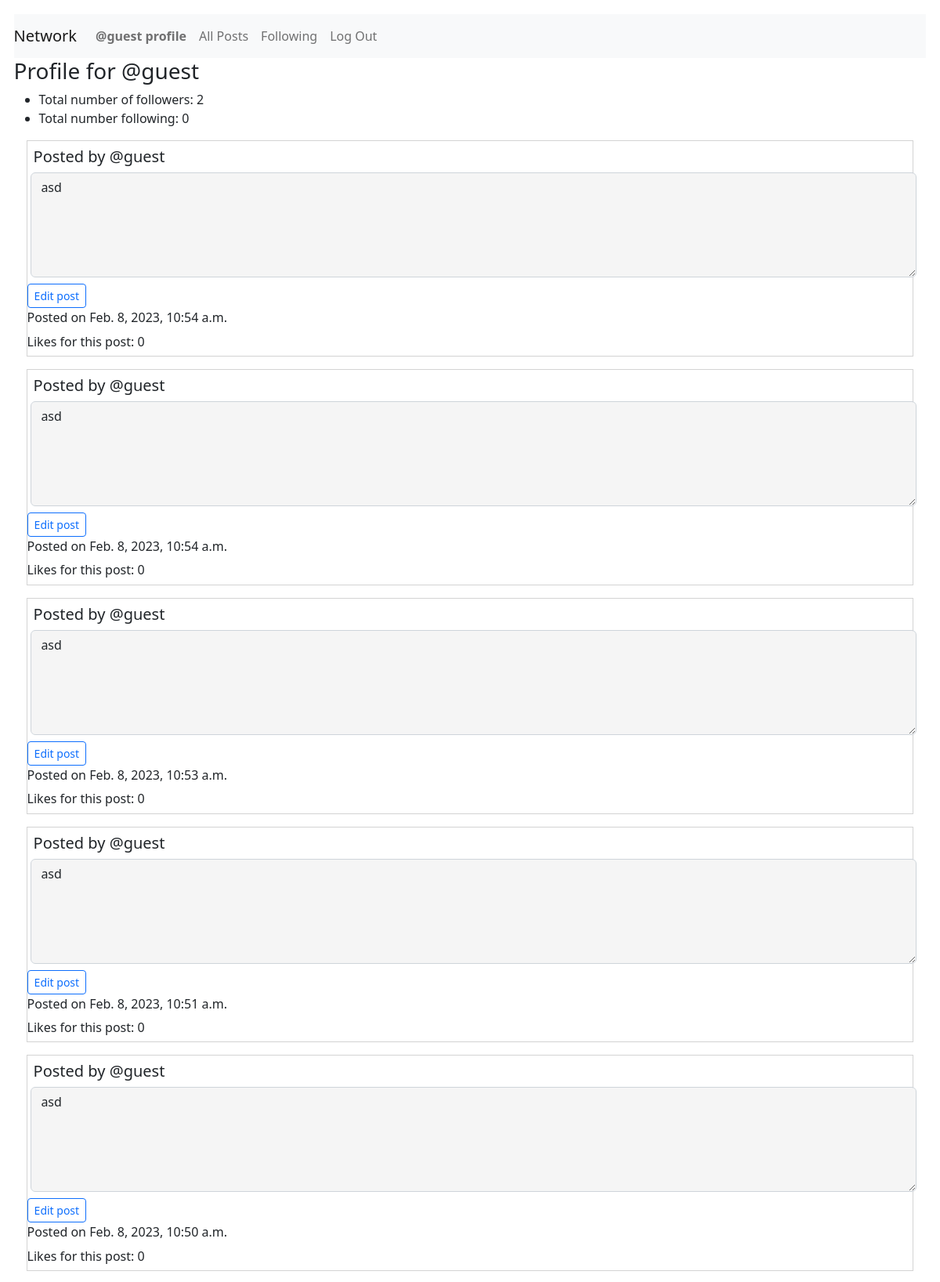
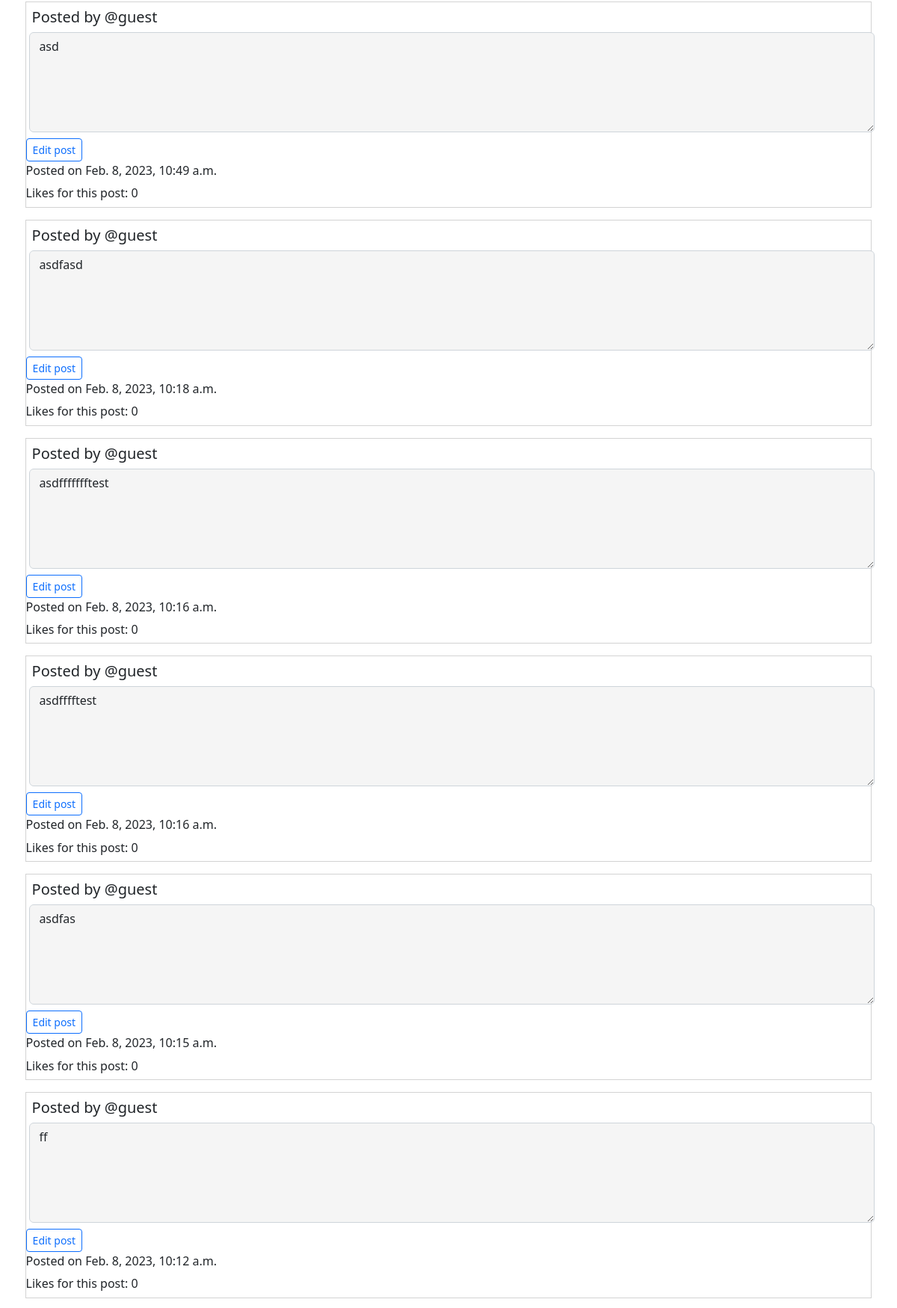
The page /profile/@guest (signed in, upper part) on the database its author committed (2 pictures, top to bottom).
### network/models.py (models this page shows, shortened)
class User(AbstractUser):
    pass
    def __str__(self) -> str:
        return f"User Name: {self.username} - User ID: {self.id}"

class Posts(models.Model):
    creator = models.ForeignKey(
        User, on_delete=models.PROTECT, related_name="get_creator", blank=False)
    content = models.TextField(max_length=600)
    createdDate = models.DateTimeField(auto_now_add=True)
    likedUser = models.ManyToManyField(
        User, blank=True, related_name="get_liked_users")
    numberLikes = models.IntegerField(blank=True, default=0)

### network/views.py (the view)
# urls.py: path("profile/<str:username>", views.getProfile, name="getProfile"),
@login_required
def getProfile(request, username):
    print("In getProfile")
    user_id = request.user.id
    user_name = request.user.username
    print(username)
    user = User.objects.get(username=username)
    print(user.id)
    profileUser = user.id
    try:
        isFollowing = getFollowingFlag(request, username)
    except:
        print("This user is following no one!")
        isFollowing = False
    try:
        posts = Posts.objects.filter(creator=profileUser)
        postsUser = posts.order_by('-createdDate')
        noListings = False
    except Posts.DoesNotExist:
        print("blah")
        noListings = True
    try:
        follow = Follow.objects.get(followUser=profileUser)
        followObject = True
    except:
        Follow.DoesNotExist
        followObject = False
    if followObject != False:
        countFollowers = follow.followers.all().count()
    else:
        countFollowers = 0
    if followObject == True:
        followers = follow.followers.all()
    if followObject == True:
        countFollowing = follow.following.all().count()
    else:
        countFollowing = 0
    if followObject == True:
        following = follow.following.all()
    if followObject == False:
        return render(request, "network/profile.html", {"noListings": noListings, "postings": postsUser, "countFollowers": countFollowers, "countFollowing": countFollowing, "isFollowing": isFollowing})
    else:
        return render(request, "network/profile.html", {"noListings": noListings, "postings": postsUser, "countFollowers": countFollowers, "countFollowing": countFollowing, "username": username, "isFollowing": isFollowing})

### network/views.py (called while the page is built, shortened)
@login_required
def getFollowingFlag(request, username):
    print("In getFollowingFlag")
    isFollowing = False
    userLoggedin = request.user
    print(userLoggedin)
    print(username)
    userID = User.objects.get(username=username)
    userIDNewFollowing = userID.id
    UserLoggedIn = Follow.objects.get(followUser=userLoggedin)
    user_id = request.user.id
    user_name = request.user.username
    try:
        follow = Follow.objects.get(followUser_id=user_id)
        followObject = True
    except Follow.DoesNotExist:
        print("This user has no folow objects!")
        followObject = False
    if followObject == True:
        followers = follow.followers.all()
    test = User.objects.get(username=username)
    if test == userLoggedin:
        isFollowing = None
        return isFollowing

### network/templates/network/profile.html (shortened to what this page needs)
{% extends "network/layout.html" %}
{% load static %}
{% block body %}
<div id="post-view">
    <h3>Profile for {{username}}</h3>
    <ul>
        <li>Total number of followers: {{countFollowers}}</li>
        <li>Total number following: {{countFollowing}}</li>
    </ul>
    <div>
        {% for post in postings %}
        <div class="post{{forloop.counter0}}">
            <h5 class="creator">Posted by {{post.creator.username}}</a></h5><textarea
                class="form-control content{{forloop.counter0}}" id="readonlyContent{{forloop.counter0}}" rows="5"
                readonly="true">{{post.content}}</textarea>
            {% if post.creator.username == user.username %}
            <button class="btn btn-sm btn-outline-primary edit{{forloop.counter0}}" id="editButton{{forloop.counter0}}"
                onclick="editPost('{{post.id}}')">Edit
                post</button>
            {% endif %}
            <p class="timestamp{{forloop.counter0}}">Posted on {{post.createdDate}}</p>
            <p class="numberLikes{{forloop.counter0}}">Likes for this post: {{post.numberLikes}}</p>
        </div>
        {% empty %}
        <h5>This user does not have any posts.</h5>
        {% endfor %}
        {% endblock %}

### network/templates/network/layout.html (shortened to what this page needs)
{% load static %}
<!DOCTYPE html>
<html lang="en">
<head>
    <link href="https://cdn.jsdelivr.net/npm/bootstrap@5.2.3/dist/css/bootstrap.min.css" rel="stylesheet">
    <link href="{% static 'network/styles.css' %}" rel="stylesheet">
</head>
<body>
    <nav class="navbar navbar-expand-lg navbar-light bg-light">
        <a class="navbar-brand" href="{% url 'index' %}">Network</a>
        <div>
            <ul class="navbar-nav mr-auto">
                {% if user.is_authenticated %}
                <li class="nav-item">
                    <a class="nav-link" id="djangoProfile" href="{% url 'getProfile' user.username %}"><strong>{{ user.username }} profile</strong></a>
                </li>
                <li class="nav-item">
                    <a class="nav-link" id="djangoAllPosts" href="{% url 'djangoAllPosts' %}">All Posts</a>
                </li>
                {% endif %}
                {% if user.is_authenticated %}
                <li class="nav-item">
                    <a class="nav-link" id="djangoFollowing" href="{% url 'getFollowing' %}">Following</a>
                </li>
                <li class="nav-item">
                    <a class="nav-link" href="{% url 'logout' %}">Log Out</a>
                </li>
                {% endif %}
            </ul>
        </div>
    </nav>
    <div class="body">
        {% block body %}
        {% endblock %}
    </div>
</body>
</html>

### network/static/network/styles.css (style rules this page uses)
body { margin: 1.1em; }
a { text-decoration: none; }
.form-control { margin: 0.3em; }
p { margin-bottom: 0.4rem; }
.creator { margin: 0.4em; }
[class*="post"] { margin: 1.0em; border-style: solid; border-width: thin; border-color: lightgray; }
[id*="readonlyContent"] { margin-bottom: 0.5em; background-color: whitesmoke }

### rows shown on the page
User: username "@guest"
Posts: creator.username "@guest", content "asd", createdDate "Feb. 8, 2023, 10:54 a.m.", numberLikes "0"
Posts: creator.username "@guest", content "asd", createdDate "Feb. 8, 2023, 10:54 a.m.", numberLikes "0"
Posts: creator.username "@guest", content "asd", createdDate "Feb. 8, 2023, 10:53 a.m.", numberLikes "0"
Posts: creator.username "@guest", content "asd", createdDate "Feb. 8, 2023, 10:51 a.m.", numberLikes "0"
Posts: creator.username "@guest", content "asd", createdDate "Feb. 8, 2023, 10:50 a.m.", numberLikes "0"
Posts: creator.username "@guest", content "asd", createdDate "Feb. 8, 2023, 10:49 a.m.", numberLikes "0"
Posts: creator.username "@guest", content "asdfasd", createdDate "Feb. 8, 2023, 10:18 a.m.", numberLikes "0"
Posts: creator.username "@guest", content "asdffffffftest", createdDate "Feb. 8, 2023, 10:16 a.m.", numberLikes "0"
Posts: creator.username "@guest", content "asdfffftest", createdDate "Feb. 8, 2023, 10:16 a.m.", numberLikes "0"
Posts: creator.username "@guest", content "asdfas", createdDate "Feb. 8, 2023, 10:15 a.m.", numberLikes "0"
Posts: creator.username "@guest", content "ff", createdDate "Feb. 8, 2023, 10:12 a.m.", numberLikes "0"

### other values the page prints
{{ countFollowers }} "2"
{{ countFollowing }} "0"
